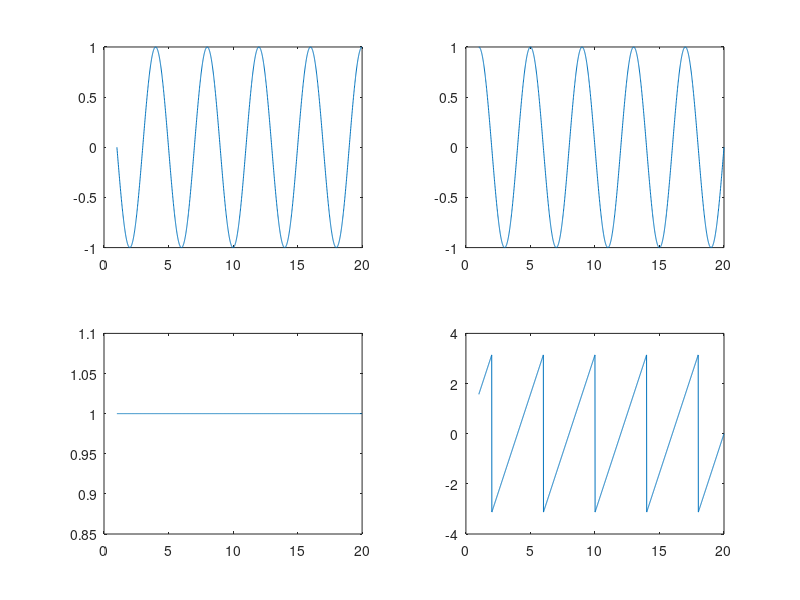

This figure's MATLAB source:
t= 1:0.01:20;
w=2*pi/4;
x= exp(j*w*t);
subplot(221),plot(t,real(x));
subplot(222),plot(t,imag(x));
subplot(223),plot(t,abs(x));
subplot(224),plot(t,angle(x));